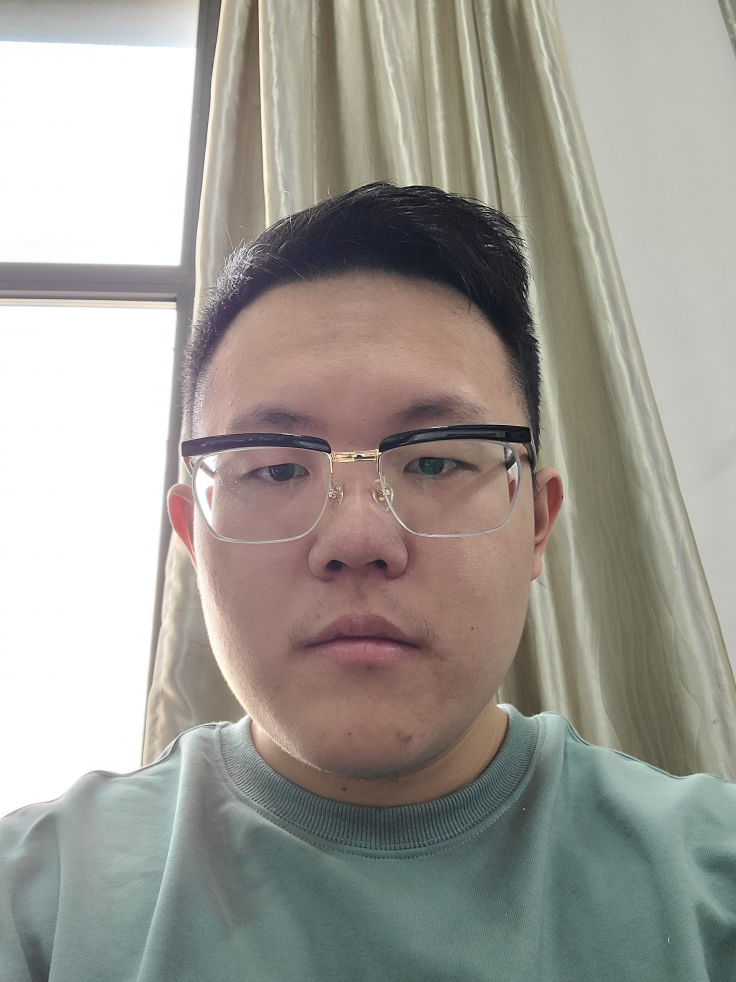
#> input picture img/people1.jpg, 2208 x 2944 px (shown at 1/3 size)
$ python '22.canny边缘检测.py'
#> lines starting #> are read from the running program, lines starting #| are printed output that depends on the picture
import cv2
import numpy as np

img = cv2.resize(cv2.imread("../img/people1.jpg"), (450, 600))
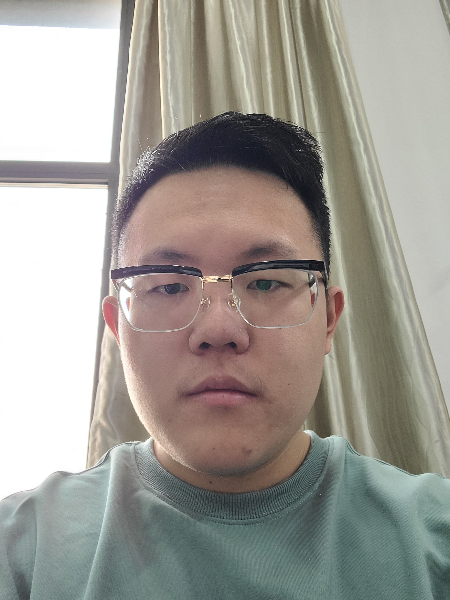
#> img: shape (600, 450, 3); mean B, G, R 149.4, 156.3, 159.4
# 需要指定最大值和最小值
new_img = cv2.Canny(img, 70, 150)
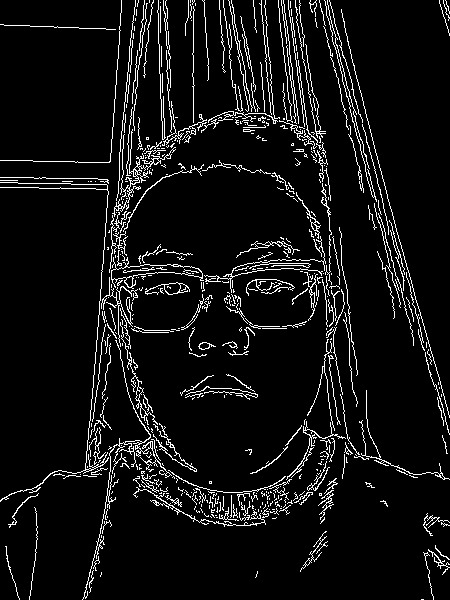
#> new_img: shape (600, 450); 7% white in thin lines or dots
cv2.imshow("img", new_img)
cv2.waitKey(0)
cv2.destroyAllWindows()

$ run again, with img/people2.jpg copied over img/people1.jpg
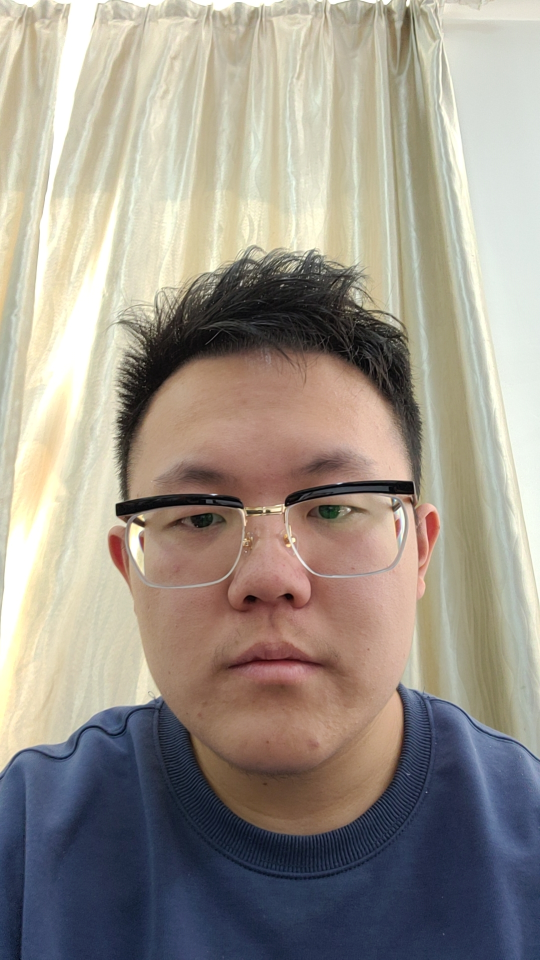
#> input picture img/people2.jpg, 1080 x 1920 px (shown at 1/2 size)
#> `img = cv2.resize(cv2.imread("../img/people1.jpg"), (450, 600))`:
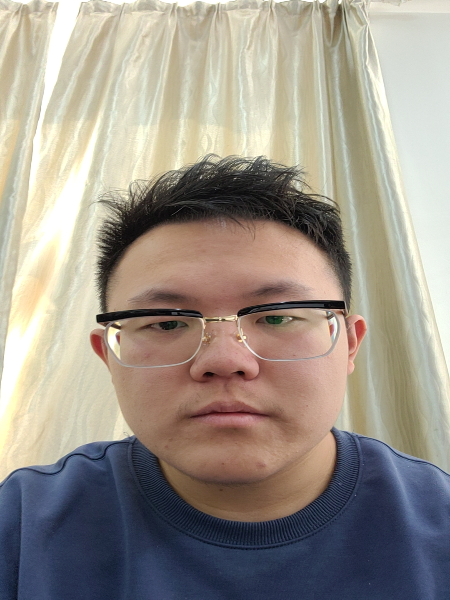
#> img: shape (600, 450, 3); mean B, G, R 138.1, 148.3, 156.1
#> `new_img = cv2.Canny(img, 70, 150)`:
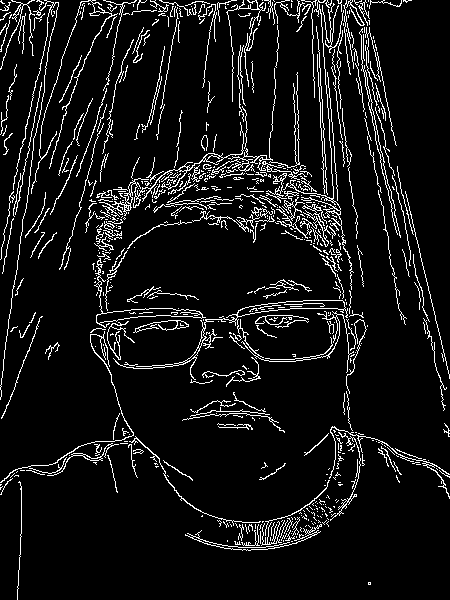
#> new_img: shape (600, 450); 8% white in thin lines or dots

$ run again, with img/book.jpg copied over img/people1.jpg
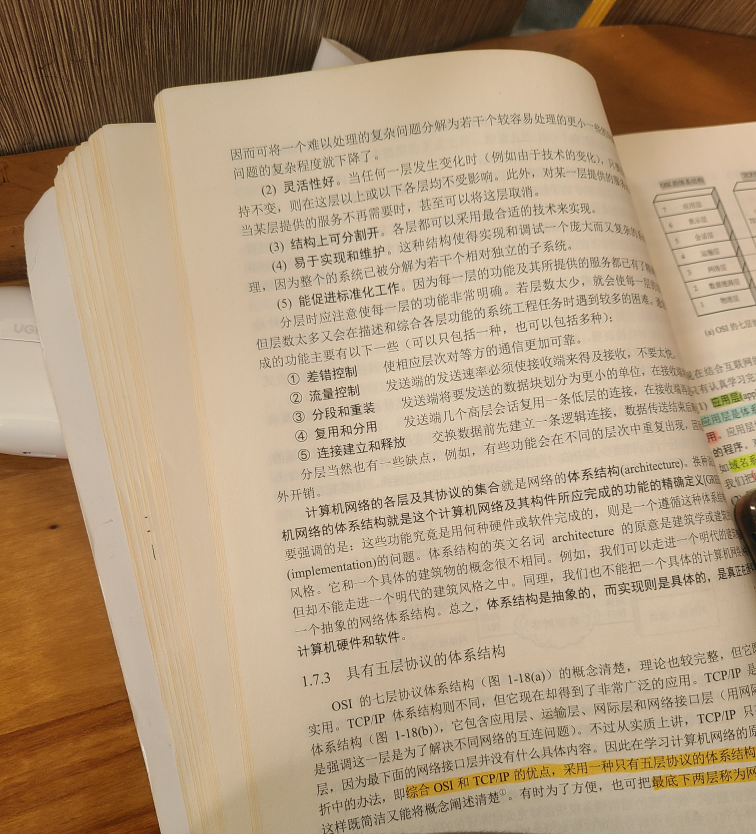
#> input picture img/book.jpg, 3024 x 3336 px (shown at 1/4 size)
#> `img = cv2.resize(cv2.imread("../img/people1.jpg"), (450, 600))`:
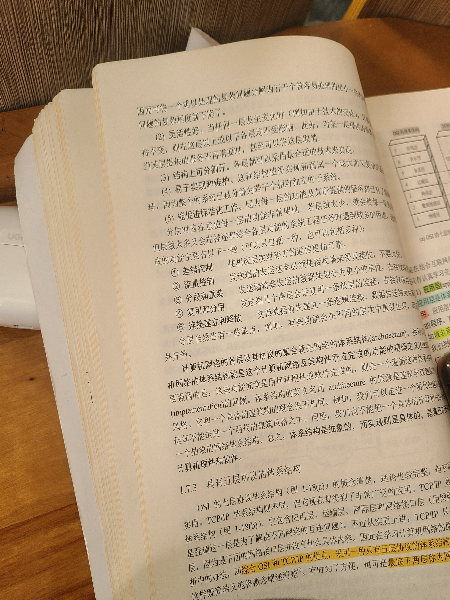
#> img: shape (600, 450, 3); mean B, G, R 125.4, 153.8, 177.5
#> `new_img = cv2.Canny(img, 70, 150)`:
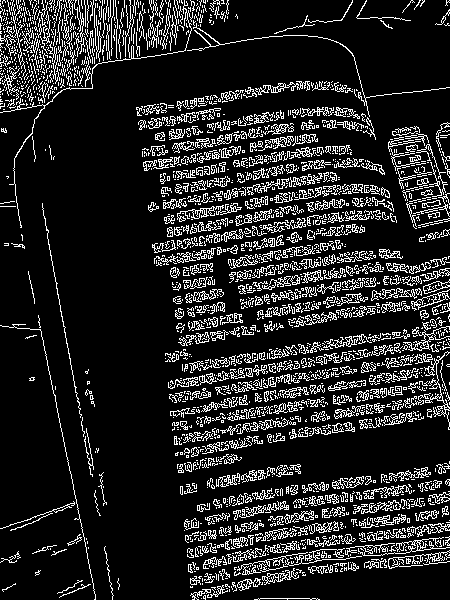
#> new_img: shape (600, 450); 14.6% white in thin lines or dots
